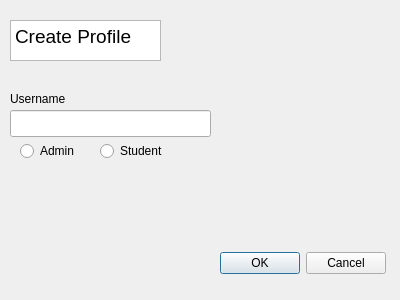
<?xml version="1.0" encoding="UTF-8"?>
<ui version="4.0">
 <class>createProfilePage</class>
 <widget class="QWidget" name="createProfilePage">
  <property name="geometry">
   <rect>
    <x>0</x>
    <y>0</y>
    <width>400</width>
    <height>300</height>
   </rect>
  </property>
  <property name="windowTitle">
   <string>Create Profile Page</string>
  </property>
  <widget class="QTextBrowser" name="createProfileHeading">
   <property name="geometry">
    <rect>
     <x>10</x>
     <y>20</y>
     <width>151</width>
     <height>41</height>
    </rect>
   </property>
   <property name="html">
    <string>&lt;!DOCTYPE HTML PUBLIC &quot;-//W3C//DTD HTML 4.0//EN&quot; &quot;http://www.w3.org/TR/REC-html40/strict.dtd&quot;&gt;
&lt;html&gt;&lt;head&gt;&lt;meta name=&quot;qrichtext&quot; content=&quot;1&quot; /&gt;&lt;style type=&quot;text/css&quot;&gt;
p, li { white-space: pre-wrap; }
&lt;/style&gt;&lt;/head&gt;&lt;body style=&quot; font-family:'Ubuntu'; font-size:11pt; font-weight:400; font-style:normal;&quot;&gt;
&lt;p style=&quot; margin-top:0px; margin-bottom:0px; margin-left:0px; margin-right:0px; -qt-block-indent:0; text-indent:0px;&quot;&gt;&lt;span style=&quot; font-size:14pt;&quot;&gt;Create Profile&lt;/span&gt;&lt;/p&gt;&lt;/body&gt;&lt;/html&gt;</string>
   </property>
  </widget>
  <widget class="QLineEdit" name="userText">
   <property name="geometry">
    <rect>
     <x>10</x>
     <y>110</y>
     <width>201</width>
     <height>27</height>
    </rect>
   </property>
  </widget>
  <widget class="QLabel" name="userlabel">
   <property name="geometry">
    <rect>
     <x>10</x>
     <y>90</y>
     <width>71</width>
     <height>17</height>
    </rect>
   </property>
   <property name="text">
    <string>Username</string>
   </property>
  </widget>
  <widget class="QRadioButton" name="radioButton">
   <property name="geometry">
    <rect>
     <x>20</x>
     <y>140</y>
     <width>71</width>
     <height>22</height>
    </rect>
   </property>
   <property name="text">
    <string>Admin</string>
   </property>
  </widget>
  <widget class="QRadioButton" name="radioButton_2">
   <property name="geometry">
    <rect>
     <x>100</x>
     <y>140</y>
     <width>81</width>
     <height>22</height>
    </rect>
   </property>
   <property name="text">
    <string>Student</string>
   </property>
  </widget>
  <widget class="QDialogButtonBox" name="dialogButtonBox">
   <property name="geometry">
    <rect>
     <x>210</x>
     <y>250</y>
     <width>176</width>
     <height>27</height>
    </rect>
   </property>
   <property name="standardButtons">
    <set>QDialogButtonBox::Cancel|QDialogButtonBox::Ok</set>
   </property>
  </widget>
 </widget>
 <resources/>
 <connections/>
</ui>
